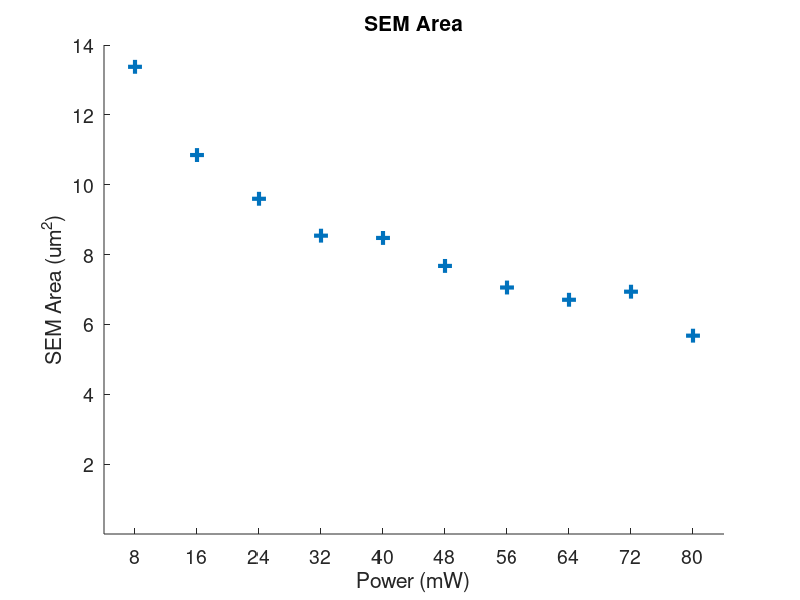

This figure's MATLAB source: (Note: this script raises an error after producing the figure.)
clear ; clc ; close all ; 


SEMData = [ 8 16 24 32 40 48 56 64 72 80 ; 13.3755 10.8495 9.5974 8.5411 8.476 7.6749 7.0569 6.7062 6.9374 5.6782 ]' ;

fig1 = figure('units', 'inches', 'Position', [ 13.5, 5, 6, 4 ]); hold on;
plot(SEMData(:,1), SEMData(:,2), '+','linewidth', 3, 'MarkerSize', 10)  ; 
yticks(round(linspace(2,14,7))) ;
ylim([0 14]) ; 
xticks([8 16 24 32 40 48 56 64 72 80]) ;
xlim([4 84]) ; 
set(gca, 'FontSize', 14) ;
ylabel('SEM Area (um^2)');
title('SEM Area', 'FontSize', 15, 'FontWeight', 'bold');
xlabel('Power (mW)')
ax = gca;
ax.Box = 'on';  % Turn on the box
set(ax, 'BoxStyle', 'full');  % Ensure the box is drawn on all sides
ax.LineWidth = 1.25 ; % Increase the axis line width
ax.TickLength = [0.01 0.01]; % Increase the length of the tick marks
grid on ;
    